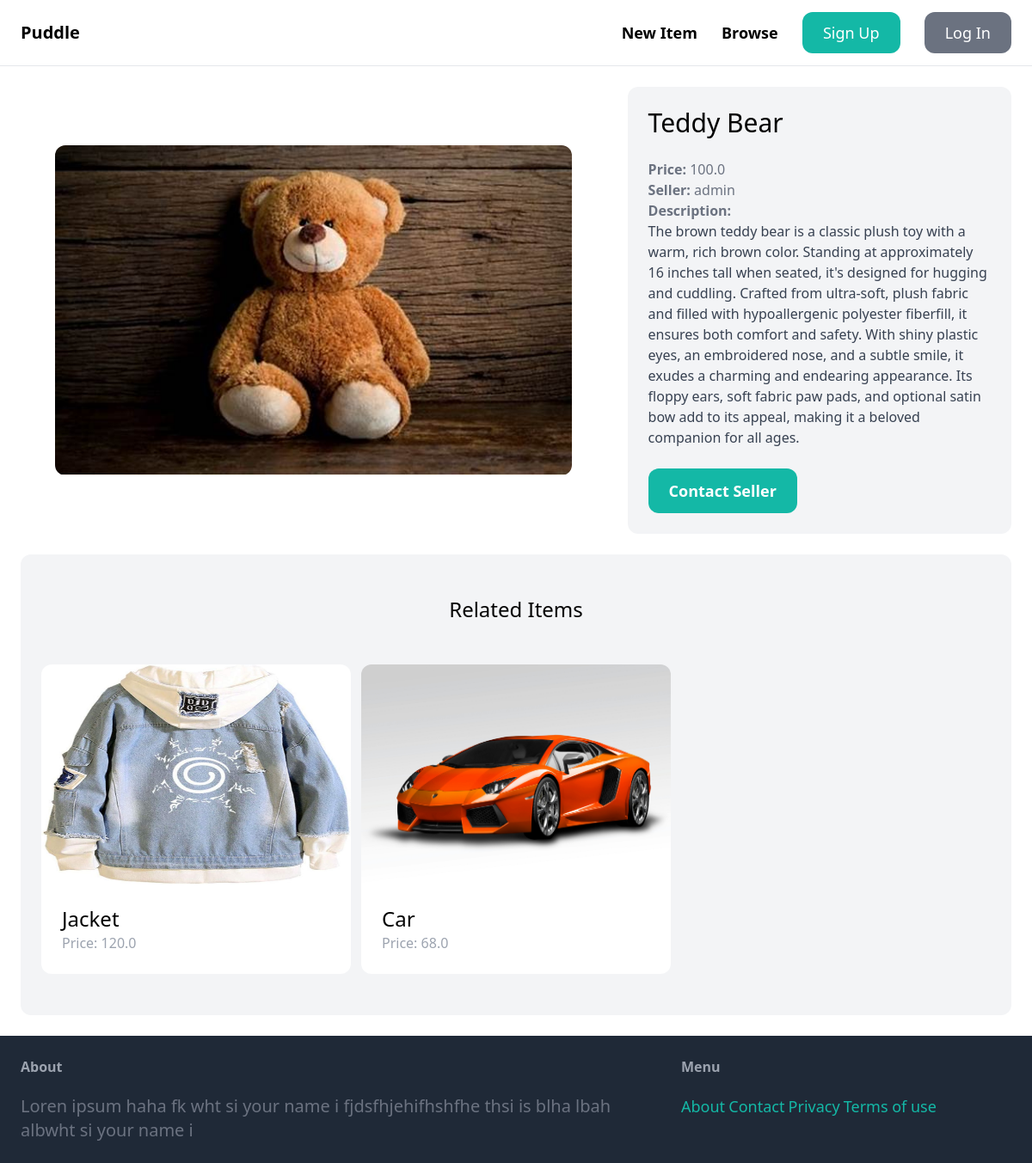
Page /items/1 on the committed database.
### item/models.py (models this page shows, shortened)
class Item(models.Model):
    category=models.ForeignKey(Category,related_name='items', on_delete=models.CASCADE)
    name=models.CharField(max_length=255)
    description = models.TextField(blank=True, null=True)
    price=models.FloatField()
    image=models.ImageField(upload_to='item_images',blank=True,null=True)
    is_sold=models.BooleanField(default=False)
    created_by=models.ForeignKey(User, related_name='items', on_delete=models.CASCADE)
    created_at=models.DateTimeField(auto_now=True)

### item/views.py (the view)
# urls.py: path( '<int:pk>',views.detail,name='detail'),
def detail(request,pk):
    item=get_object_or_404(Item ,pk=pk)
    related_items=Item.objects.filter(category=item.category, is_sold=False).exclude(pk=pk)[0:3]
    return render(request , 'item/details.html', {
        'item':item,
        'related_items':related_items,
        })

### item/templates/item/details.html (shortened to what this page needs)
{% extends 'core/base.html' %}
{% block content %}
<div class="grid grid-cols-5 gap-6" >
    <div class="col-span-3 flex justify-center items-center" >
        <img src="{{item.image.url}}" class="max-w-full max-h-96 rounded-xl " alt="">
    </div>
    <div class="col-span-2 p-6 bg-gray-100 rounded-xl " >
        <h1 class="mb-6 text-3xl" >{{item.name}}</h1>
        <p class="text-gray-500"> <strong> Price:</strong>  {{item.price}} </p>
        <p class="text-gray-500"> <strong> Seller:</strong>  {{item.created_by.username}} </p>
        {%if item.description %}
        <p class="text-gray-700" > <strong class="text-gray-500">Description:</strong> <br>
        {{item.description}}  </p>
        {% endif %}
                {% if request.user == item.created_by %}
                <div class="mt-6 p-6 bg-white rounded-xl">
                        <p>This is your item!</p>
                        <a href="{% url 'item:edit' item.id %}" class="inline-block mt-6 px-6 py-3 text-lg font-semibold text-white bg-teal-500 hover:bg-redtael-700 rounded-xl ">Edit</a>
                        <a href="{% url 'item:delete' item.id %}" class="inline-block mt-6 px-6 py-3 text-lg font-semibold text-white bg-red-500 hover:bg-red-700 rounded-xl ">Delete</a>
                </div>
                {% else %}
        <a href="{% url 'conversation:new' item.id %}" class="inline-block mt-6 px-6 py-3 text-lg font-semibold bg-teal-500 text-white hover:bg-teal-700 rounded-xl">Contact Seller</a>
        {% endif %}
    </div>
</div>
<div class="mt-6 px-6 py-12 bg-gray-100 rounded-xl" >
    <h2 class="mb-12 text-2xl text-center" >Related Items</h2>
    <div class="grid grid-cols-3 gap-3 " >
            {% for item in related_items %}
            <div  >
                    <a href="{% url 'item:detail' item.id %}">
                            <div >
                                    <img src="{{item.image.url}}" class=" h-64 w-full rounded-t-xl " alt="">
                            </div>
                            <div class="p-6 bg-white rounded-b-xl" >
                                    <h2 class="text-2xl" >{{item.name}}</h2>
                                    <p class="text-gray-400 " >Price: {{item.price}} </p>
                            </div>
                    </a>
            </div>
            {% endfor %}
    </div>
    </div>
{% endblock %}

### rows in the picture
Item: image (picture), name "Teddy Bear", price "100.0", created_by.username "admin", description "The brown teddy bear is a classic plush toy with a warm, rich brown color. Standing at approximately 16 inches tall when seated, it's designed for hugging and cuddling. Crafted from ultra-soft, plush fabric and filled with hypoallergenic polyester fiberfill, it ensures both comfort and safety. With shiny plastic eyes, an embroidered nose, and a subtle smile, it exudes a charming and endearing appearance. Its floppy ears, soft fabric paw pads, and optional satin bow add to its appeal, making it a beloved companion for all ages."
Item: image (picture), name "Jacket", price "120.0"
Item: image (picture), name "Car", price "68.0"
